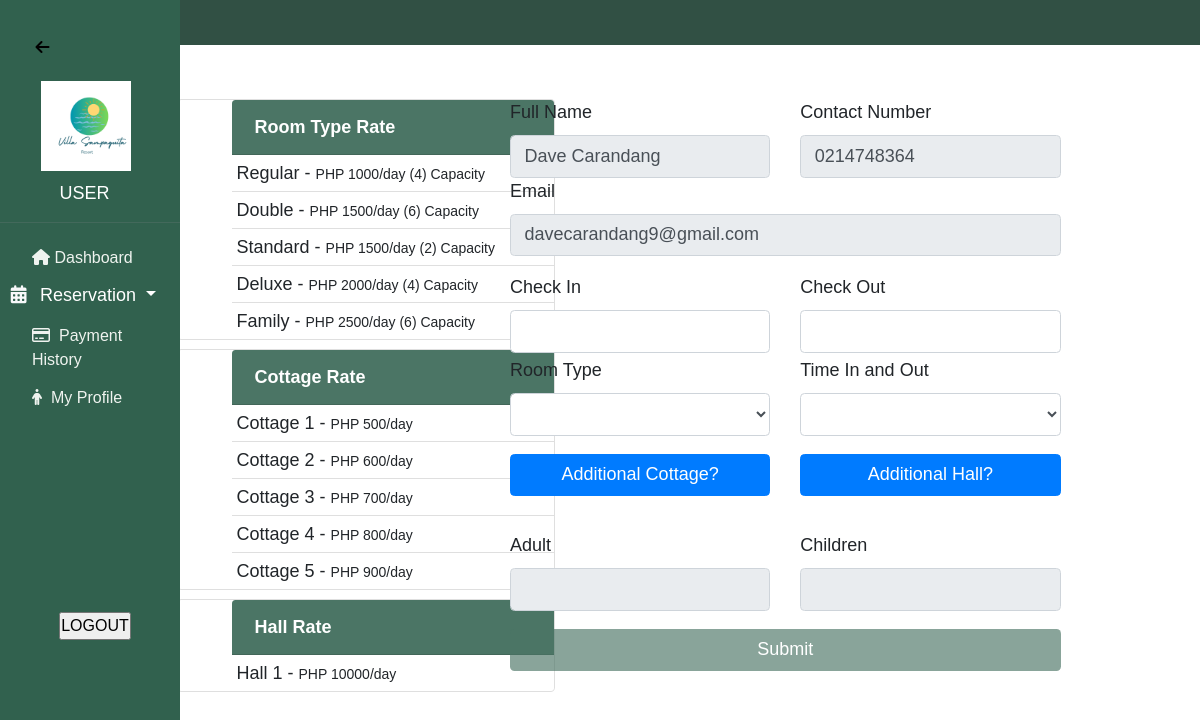
Page /user_dashboard/home.php (signed in) on the committed database.
### tables this page shows
CREATE TABLE `room` (
  `room_Id` int(11) NOT NULL,
  `title` varchar(255) NOT NULL,
  `Category` varchar(255) NOT NULL,
  `Description` varchar(255) NOT NULL,
  `Amenities` varchar(250) NOT NULL,
  `Price` int(11) NOT NULL,
  `Discount` int(11) NOT NULL,
  `Capacity` varchar(255) NOT NULL,
  `Status` varchar(255) NOT NULL,
  `name` varchar(250) NOT NULL,
  `image_dir` varchar(250) NOT NULL
);

CREATE TABLE `cottage` (
  `cottage_Id` int(11) NOT NULL,
  `title` varchar(250) NOT NULL,
  `Category` varchar(250) NOT NULL,
  `Description` varchar(250) NOT NULL,
  `Amenities` varchar(250) NOT NULL,
  `Price` varchar(250) NOT NULL,
  `Discount` varchar(250) NOT NULL,
  `Capacity` varchar(250) NOT NULL,
  `Status` varchar(250) NOT NULL,
  `name` varchar(250) NOT NULL,
  `image_dir` varchar(250) NOT NULL
);

CREATE TABLE `hall` (
  `hall_Id` int(11) NOT NULL,
  `title` varchar(250) NOT NULL,
  `Category` varchar(250) NOT NULL,
  `Description` varchar(250) NOT NULL,
  `Amenities` varchar(250) NOT NULL,
  `Price` varchar(250) NOT NULL,
  `Discount` varchar(250) NOT NULL,
  `Capacity` varchar(250) NOT NULL,
  `Status` varchar(250) NOT NULL,
  `name` varchar(250) NOT NULL,
  `image_dir` varchar(250) NOT NULL
);

### user_dashboard/home.php (the view, shortened to what this page needs)
<?php
include('../database/connect.php');
  $fname = $_SESSION['fname'];
  $lname =$_SESSION['lname'];
  $email =$_SESSION['email'];
  $contact =$_SESSION['contact'];
?>
<!DOCTYPE html>
<html>
<head>
  <head>
        <link rel="stylesheet" href="https://cdn.jsdelivr.net/npm/bootstrap@4.0.0/dist/css/bootstrap.min.css">
        <link rel="stylesheet" href="https://cdnjs.cloudflare.com/ajax/libs/font-awesome/4.7.0/css/font-awesome.min.css">
        <link rel="stylesheet" href="../admin_dashboard/home.css"></link>
        <link rel="stylesheet" href="https://ajax.googleapis.com/ajax/libs/jqueryui/1.12.1/themes/smoothness/jquery-ui.css">
        <link rel="stylesheet" href="//code.jquery.com/ui/1.12.1/themes/base/jquery-ui.css">
  </head>
</head>
<body style="overflow-x: hidden;">
        <?php
            include "../user_dashboard/header.php";
            include "../user_dashboard/sidebar.php";
        ?>
<div class="row ml-5">
  <div class="col-md-4 ml-5">
        <div class="card ml-5 pl-5 mt-5 " style="width: 21rem;">
          <div class="card-header " style="background-color: #4b7565;">
            <span style="color: white; font-weight: 900; ">Room Type Rate</span>
          </div>
          <?php
            $sqlr = "SELECT * FROM room";
            $resultr = $conn->query($sqlr);
          ?>
          <ul class="list-group list-group-flush">
            <?php if($resultr->num_rows > 0){?>
                <?php while($rowr = $resultr->fetch_assoc()){?>
                    <li class="list-group-item p-1" style="font-size: 12px;"><span><?php echo $rowr['Category'];?> - </span> <span style="font-size: 14px;">PHP <?php echo $rowr['Price'];?>/day (<?php echo $rowr['Capacity'];?>) Capacity</span></li>
                <?php } ?>
            <?php } ?>
          </ul>
        </div>
        <div class="card ml-5 pl-5 mt-2" style="width: 21rem;">
          <div class="card-header " style="background-color: #4b7565;">
            <span style="color: white; font-weight: 900;">Cottage Rate</span>
          </div>
          <?php
            $sqlr = "SELECT * FROM cottage";
            $resultr = $conn->query($sqlr);
          ?>
          <ul class="list-group list-group-flush">
            <?php if($resultr->num_rows > 0){?>
                <?php while($rowr = $resultr->fetch_assoc()){?>
                    <li class="list-group-item p-1" style="font-size: 12px;"><span><?php echo $rowr['title'];?> - </span> <span style="font-size: 14px;">PHP <?php echo $rowr['Price'];?>/day </span></li>
                <?php } ?>
            <?php } ?>
          </ul>
        </div>
        <div class="card ml-5 pl-5 mt-2 mb-5" style="width: 21rem;">
          <div class="card-header " style="background-color: #4b7565;">
            <span style="color: white; font-weight: 900;">Hall Rate</span>
          </div>
          <?php
            $sqlr = "SELECT * FROM hall";
            $resultr = $conn->query($sqlr);
          ?>
          <ul class="list-group list-group-flush">
            <?php if($resultr->num_rows > 0){?>
                <?php while($rowr = $resultr->fetch_assoc()){?>
                    <li class="list-group-item p-1" style="font-size: 12px;"><span><?php echo $rowr['title'];?> - </span> <span style="font-size: 14px;">PHP <?php echo $rowr['Price'];?>/day </span></li>
                <?php } ?>
            <?php } ?>
          </ul>
        </div>
  </div>
  <div class="col-md-6 ">
    <section class="dataTable_room">
      <form action="../userview/reservation_add.php" method="POST" class="mt-5" autocomplete="off">
        <div class="row">
            <div class="col-md-6">
              <label for="">Full Name</label>
              <input type="text" name="full_name" class="form-control" value="<?php echo $fname;?> <?php echo $lname;?>" readonly required>
            </div>
            <div class="col-md-6">
              <label for="">Contact Number</label>
              <input type="number" name="number" class="form-control" value="<?php echo $contact;?>" readonly required>
            </div>
        </div>
        <div class="row">
            <div class="col-md-12">
              <label for="">Email</label>
              <input type="text" name="email" class="form-control" value="<?php echo $email;?>" readonly required>
            </div>
        </div>
        <div class="row mt-3">
            <div class="col-md-6">
              <label for="">Check In</label>
              <input type="text" name="in" id="in" oninput="" class="form-control" required >
            </div>
            <div class="col-md-6">
              <label for="">Check Out</label>
              <input type="text" name="out" id="out" onchange="getCheck()" class="form-control" required>
            </div>
        </div>
        <div class="row mt-1">
            <div class="col-md-6">
              <label for="">Room Type</label>
              <select name="roomType" id="roomType" class="form-control" required>
                <option value="" id=""></option>
                <!-- <?php
                  $sqlr = "SELECT * FROM room";
                  $resultr = $conn->query($sqlr);
                ?>
                <?php if($resultr->num_rows > 0){?>
                  <?php while($rowr = $resultr->fetch_assoc()){?>
                    <option value="" id=""></option>
                    <option value="<?php echo $rowr['room_Id'];?>"><?php echo $rowr['Category'];?> (<?php echo $rowr['Discount'];?> % Discount)</option>
                    <?php } ?>
                <?php } ?> -->
              </select>
            </div>
            <div class="col-md-6">
              <label for="">Time In and Out</label>
              <select name="timeInOut" id="timeInOut" class="form-control" required>
                <option value=""></option>
                <option value="8pm - 4am">8pm - 5am</option>
              </select>
            </div>
        </div>
        <div class="row mt-3" id="additional_row">
            <div class="col-md-6">
              <input type="button" class="btn btn-primary btn-block" id="add_cottage" value="Additional Cottage?">
            </div>
            <div class="col-md-6">
            <input type="button" class="btn btn-primary btn-block" id="add_hall" value="Additional Hall?">
            </div>
        </div>
        <div class="row mt-3">
            <div class="col-md-6">
              <label for="">Adult</label>
              <input type="number" name="adult" id="adult" oninput="jsfunction()" class="form-control" min="1"  disabled="true" required >
            </div>
            <div class="col-md-6">
              <label for="">Children</label>
              <input type="number" name="children" id="children" oninput="jsfunction()" class="form-control" min="1"  disabled="true" required >
            </div>
        </div>
        <input type="submit" class="btn btn-block mt-3 mb-5" id="btnReserved" name="btnReserved" style="background-color: #4b7565; color: white;" value="Submit">
      </form>
  </section>
</div>
</body>
</html>

### user_dashboard/header.php
<div class="header">
</div>

### user_dashboard/sidebar.php (shortened to what this page needs)
<!DOCTYPE html>
<html lang="en">
<head>
  <link rel="stylesheet" href="https://cdn.jsdelivr.net/npm/bootstrap@4.0.0/dist/css/bootstrap.min.css">
</head>
<body>
<div class="sidebar" id="mySidebar">
<a href="../index.php" style="margin-left:2%; color: #000; font-size:medium; " class="fa-solid fa-arrow-left"></a>
<div class="container" >
  <img src="../img/logo.png" alt="Avatar" class="image">
</div>
<h6 style="margin-top:12px;"> USER</h6>
<hr style=" background-color:#4b7565;">
    <a href="../user_dashboard/home.php" ><i class="fa fa-home" ></i> Dashboard</a>
    <div class="btn-group d-flex justify-content-center align-items-center " style="margin: 0 auto; width: 50%;">
    <i class="fa fa-calendar text-light" ></i>
    <button type="button" class="btn  dropdown-toggle" style="border: 0px; background: transparent !important; color: white; font-size: 18px;" data-toggle="dropdown" aria-haspopup="true" aria-expanded="false">
    Reservation
    </button>
</div>
  <a href="../userview/payment.php" ><i class="fa fa-credit-card mr-2"></i>Payment History</a>
  <a href="../userview/profile.php" ><i class="fa fa-person mr-2"></i>My Profile</a>
  <br> <br> <br> <br> <br> <br> <br>
    <a href="../login_form.php"><input type="submit" name="submit" value="LOGOUT" class="form-btn" style=" margin-left: 20%;"></a>
</div>
</body>
</html>

### admin_dashboard/home.css (style rules this page uses)
* { margin: 0; padding: 0; font-family: 'italic', sans-serif; font-size: 18px; }
.header { padding-top: 45px; background-color: #315044; }
.container { position: relative; width: 90%; max-width: 200px; }
.image { margin-top: 14%; margin-left: 17%; display: block; width: 60%; height: 50; }
.sidebar { height: 100%; width: 15%; position: fixed; z-index: 1; top: 0; left: 0; background-color: #31614e; overflow-x: hidden; padding-top: 30px; transition: 0.5s; }
.sidebar h6 { color: #fff; margin-left: 33%; }
.sidebar a { margin-top: 2%; margin-right: 4%; padding: 5px 5px 5px 32px; text-decoration: none; font-size: 16px; color: #eff3ef; display: block; transition: 0.3s; }

### rows in the picture
room: Category "Regular", Price "1000", Capacity "4"
room: Category "Double", Price "1500", Capacity "6"
room: Category "Standard", Price "1500", Capacity "2"
room: Category "Deluxe", Price "2000", Capacity "4"
room: Category "Family", Price "2500", Capacity "6"
cottage: title "Cottage 1", Price "500"
cottage: title "Cottage 2", Price "600"
cottage: title "Cottage 3", Price "700"
cottage: title "Cottage 4", Price "800"
cottage: title "Cottage 5", Price "900"
hall: title "Hall 1", Price "10000"
